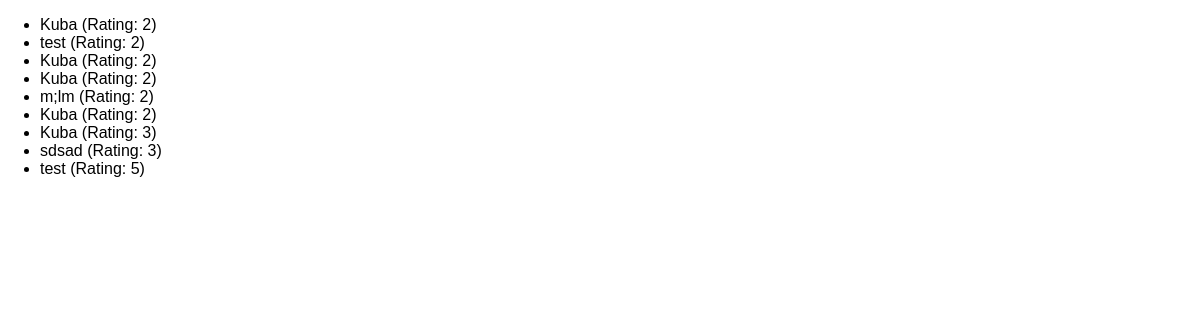
/reviews, run on an earlier commit of the app's database.
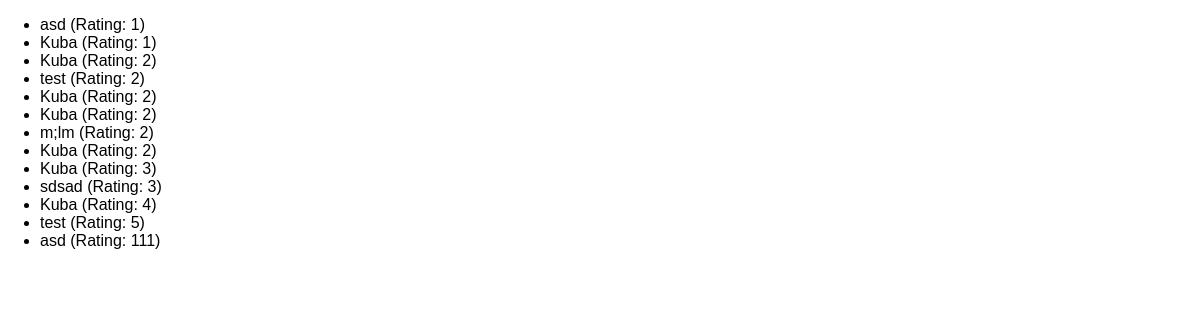
And on a later commit of the database.
### reviews/models.py (models this page shows)
class Review(models.Model):
    user_name = models.CharField(max_length=30)
    review_text = models.TextField(max_length=250)
    rating = models.IntegerField()

### reviews/views.py (the view)
# urls.py: path("reviews", views.ReviewListView.as_view()),
class ReviewListView(ListView):
    template_name = "reviews/review_list.html"
    model = Review
    context_object_name = "reviews"
    def get_queryset(self):
        base_query = super().get_queryset()
        return base_query.filter(rating__gte=1).order_by("rating")

### reviews/templates/reviews/review_list.html (shortened to what this page needs)
{% extends 'reviews/base.html' %}
{% block content %}
    <ul>
        {% for review in reviews %}
            <li>{{ review.user_name }} (Rating: {{ review.rating }})</li>
        {% endfor %}
    </ul>
{% endblock %}

### reviews/templates/reviews/base.html (shortened to what this page needs)
{% load static %}
<!DOCTYPE html>
<html lang="en">
<head>
    <link rel="stylesheet" href="{% static "reviews/styles.css" %}">
</head>
<body>
    {% block content %}
    {% endblock %}
</body>
</html>

### reviews/static/reviews/styles.css (style rules this page uses)
body { font-family: sans-serif; margin: 0; }

What changed in the data, as far as the page shows it:
added Review: user_name "asd", rating "1"
added Review: user_name "Kuba", rating "1"
added Review: user_name "Kuba", rating "4"
added Review: user_name "asd", rating "111"
